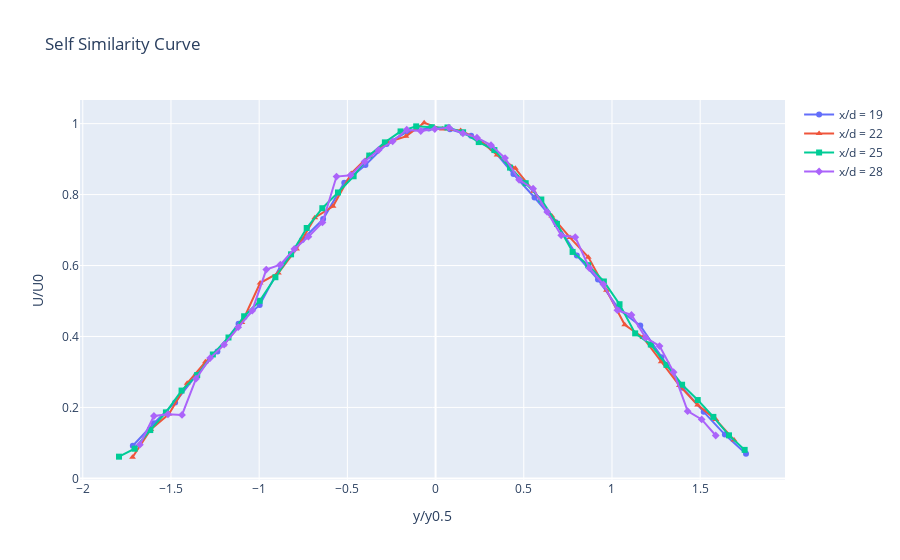

Notebook cell for this chart:
### Markdown cell above
### Self Similarity Curve

### Code cell
import numpy as np
import plotly.graph_objs as go
import plotly.io as pio

# File paths for the text files
velocity_files = ['v19NN.txt', 'v22NN.txt', 'v25NN.txt', 'v28NN.txt']
distance_files = ['y19NN.txt', 'y22NN.txt', 'y25NN.txt', 'y28NN.txt']

# Markers for each dataset
markers = ['circle', 'triangle-up', 'square', 'diamond']

# Legends for each plot
legends = ['x/d = 19', 'x/d = 22', 'x/d = 25', 'x/d = 28']

# Create an empty list to store traces
data = []

# Loop through each file pair and create a scatter plot for each
for i, (vel_file, dist_file) in enumerate(zip(velocity_files, distance_files)):
    # Load the data from the text files
    velocity = np.loadtxt(vel_file)
    distance = np.loadtxt(dist_file)
    
    # Create a scatter plot trace for each dataset
    trace = go.Scatter(
        x=distance,
        y=velocity,
        mode='markers+lines',
        marker=dict(symbol=markers[i]),
        name=legends[i]
    )
    data.append(trace)

# Define layout
layout = go.Layout(
    title='Self Similarity Curve',
    xaxis=dict(title='y/y0.5'),
    yaxis=dict(title='U/U0'),
    showlegend=True
)

# Create the figure
fig = go.Figure(data=data, layout=layout)

# Show plot
pio.show(fig)

### Figure 1 — Plotly figure (JSON) as saved in the notebook; plotly's stock layout.template omitted (floating-point values rounded to 4 significant figures)
{"data": [{"marker": {"symbol": "circle"}, "mode": "markers+lines", "name": "x/d = 19", "type": "scatter", "x": [-1.716, -1.596, -1.476, -1.357, -1.237, -1.117, -0.9971, -0.8772, -0.7573, -0.6375, -0.5176, -0.3978, -0.2779, -0.1581, -0.0382, 0.08165, 0.2015, 0.3214, 0.4412, 0.5611, 0.6809, 0.8008, 0.9207, 1.041, 1.16, 1.28, 1.4, 1.52, 1.64, 1.76], "y": [0.0921, 0.1553, 0.214, 0.291, 0.3578, 0.4357, 0.4889, 0.6007, 0.6721, 0.7309, 0.8335, 0.8833, 0.9424, 0.9784, 0.9861, 0.9843, 0.9657, 0.9299, 0.8578, 0.7917, 0.7221, 0.6285, 0.5606, 0.4761, 0.4307, 0.3413, 0.2552, 0.1875, 0.1235, 0.0693]}, {"marker": {"symbol": "triangle-up"}, "mode": "markers+lines", "name": "x/d = 22", "type": "scatter", "x": [-1.718, -1.615, -1.511, -1.408, -1.305, -1.201, -1.098, -0.9947, -0.8914, -0.788, -0.6847, -0.5813, -0.478, -0.3746, -0.2713, -0.168, -0.06462, 0.03873, 0.1421, 0.2454, 0.3488, 0.4521, 0.5554, 0.6588, 0.7621, 0.8655, 0.9688, 1.072, 1.176, 1.279, 1.382, 1.486, 1.589, 1.692], "y": [0.05956, 0.1381, 0.1814, 0.268, 0.3285, 0.3765, 0.4391, 0.5506, 0.5791, 0.6465, 0.7348, 0.767, 0.8597, 0.9108, 0.9477, 0.9642, 1.003, 0.9846, 0.9804, 0.9549, 0.9115, 0.8739, 0.8096, 0.7396, 0.6789, 0.6237, 0.5303, 0.4329, 0.3971, 0.3289, 0.2616, 0.2072, 0.1656, 0.1083]}, {"marker": {"symbol": "square"}, "mode": "markers+lines", "name": "x/d = 25", "type": "scatter", "x": [-1.795, -1.706, -1.617, -1.529, -1.44, -1.351, -1.263, -1.174, -1.085, -0.9966, -0.9079, -0.8193, -0.7306, -0.6419, -0.5533, -0.4646, -0.3759, -0.2873, -0.1986, -0.1099, -0.02128, 0.06739, 0.1561, 0.2447, 0.3334, 0.4221, 0.5107, 0.5994, 0.6881, 0.7767, 0.8654, 0.954, 1.043, 1.131, 1.22, 1.309, 1.397, 1.486, 1.575, 1.663, 1.752], "y": [0.06122, 0.08359, 0.1362, 0.1861, 0.2475, 0.2913, 0.3492, 0.3971, 0.457, 0.5007, 0.567, 0.6316, 0.7058, 0.7616, 0.806, 0.8516, 0.91, 0.9472, 0.9781, 0.9924, 0.99, 0.9892, 0.9757, 0.948, 0.9255, 0.8761, 0.8321, 0.7862, 0.7174, 0.6384, 0.601, 0.5551, 0.491, 0.4088, 0.3774, 0.32, 0.264, 0.2208, 0.1733, 0.1213, 0.08035]}, {"marker": {"symbol": "diamond"}, "mode": "markers+lines", "name": "x/d = 28", "type": "scatter", "x": [-1.676, -1.597, -1.517, -1.437, -1.358, -1.278, -1.199, -1.119, -1.039, -0.9597, -0.8801, -0.8005, -0.7209, -0.6413, -0.5616, -0.482, -0.4024, -0.3228, -0.2432, -0.1635, -0.08392, -0.004299, 0.07532, 0.1549, 0.2346, 0.3142, 0.3938, 0.4734, 0.553, 0.6327, 0.7123, 0.7919, 0.8715, 0.9511, 1.031, 1.11, 1.19, 1.27, 1.349, 1.429, 1.508, 1.588], "y": [0.0951, 0.1759, 0.1808, 0.179, 0.281, 0.3391, 0.377, 0.4261, 0.4727, 0.5886, 0.6022, 0.6466, 0.6813, 0.7215, 0.8508, 0.8547, 0.8932, 0.9258, 0.95, 0.983, 0.9793, 0.9848, 0.9885, 0.9727, 0.9605, 0.9394, 0.9029, 0.8417, 0.8167, 0.7511, 0.6853, 0.6798, 0.5931, 0.5469, 0.4742, 0.4608, 0.3967, 0.3731, 0.2995, 0.1895, 0.1661, 0.1209]}], "layout": {"showlegend": true, "title": {"text": "Self Similarity Curve"}, "xaxis": {"title": {"text": "y/y0.5"}}, "yaxis": {"title": {"text": "U/U0"}}}}
